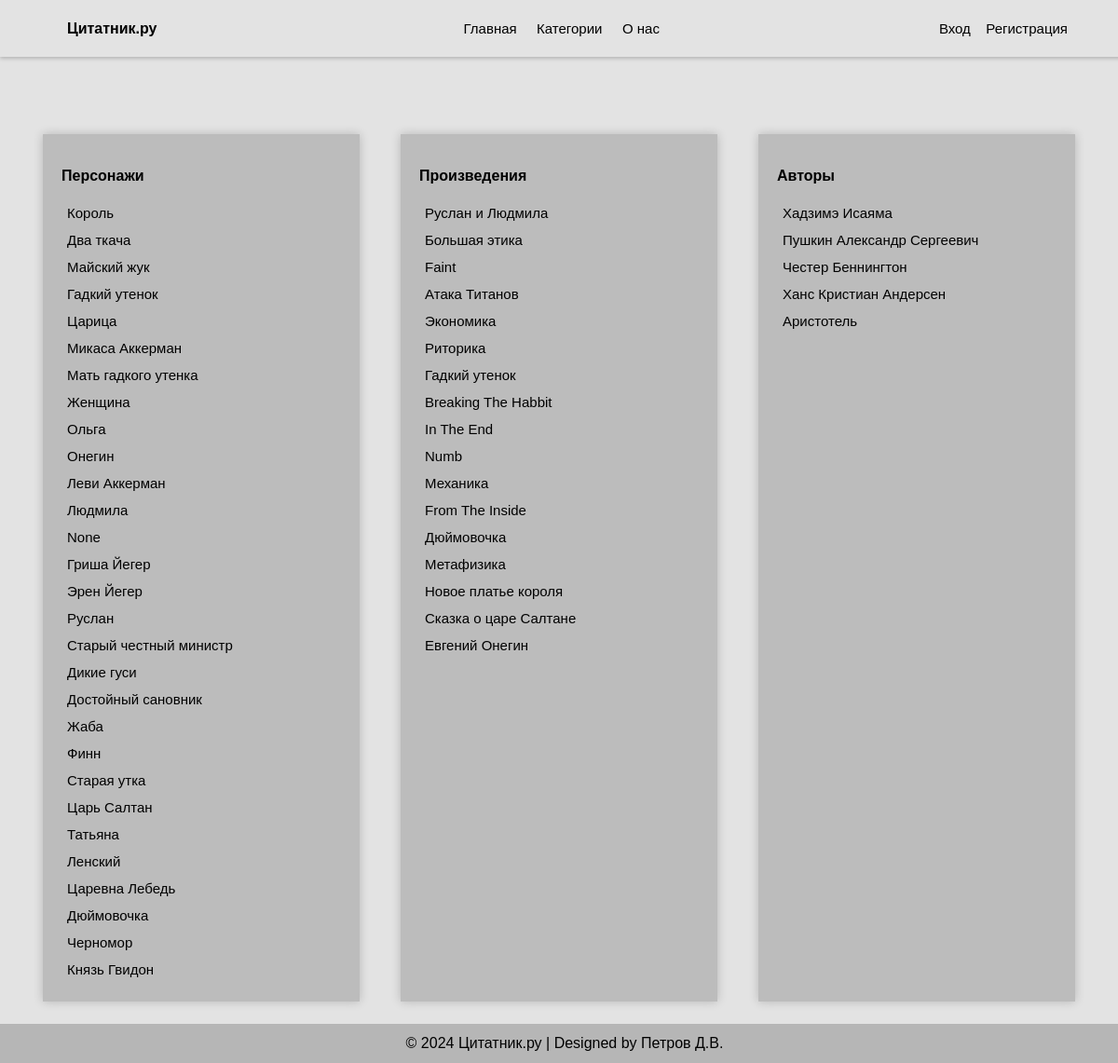
The page /categories on the database its author committed.
### app.py (models this page shows, shortened)
class Quotes(db.Model):
    id = db.Column(db.Integer, primary_key=True)
    text = db.Column(db.String(300), nullable=False)
    author = db.Column(db.String(60), nullable=False)
    composition = db.Column(db.String(100))
    character = db.Column(db.String(60))

### app.py (the view)
@app.route('/categories')
def categories():
    quotes = Quotes.query.all()
    authors = []
    compositions = []
    characters = []
    for quote in quotes:
        authors.append(quote.author)
        compositions.append(quote.composition)
        characters.append(quote.character)
    authors = list(set(authors))
    compositions = list(set(compositions))
    characters = list(set(characters))
    if current_user.is_authenticated:
        if current_user.admin:
            return render_template('categories_admin.html', authors=authors, compositions=compositions, characters=characters)
        else:
            return render_template('categories_login.html', authors=authors, compositions=compositions, characters=characters)
    else:
        return render_template('categories.html', authors=authors, compositions=compositions, characters=characters)

### templates/categories.html (shortened to what this page needs)
{% extends 'index.html' %}
{% block authorizaton %}
<a href="/login">Вход</a>
<a href="/reg">Регистрация</a>
{% endblock %}
{% block main %}
<div class="categories">
    <div class="category">
        <p><b>Персонажи</b></p>
        {% for character in characters %}
            <a href="/filter/character/{{ character }}">{{ character }}</a><br>
        {% endfor %}
    </div>
    <div class="category">
        <p><b>Произведения</b></p>
        {% for composition in compositions %}
        <a href="/filter/composition/{{ composition }}">{{ composition }}</a><br>
        {% endfor %}
    </div>
    <div class="category">
        <p><b>Авторы</b></p>
        {% for author in authors %}
        <a href="/filter/author/{{ author }}">{{ author }}</a><br>
        {% endfor %}
    </div>
</div>
{% endblock %}

### static/css/style.css (style rules this page uses)
html, body { height: 100%; margin: 0; font-family: 'Arial'; }
body { display: flex; flex-direction: column; justify-content: space-between; background-color: #e3e3e3; }
a { text-decoration: none; border: none; font-family: 'Arial'; font-size: 15px; display: inline-block; text-align: center; color: black; transition: background-color 0.3s ease; outline: none; padding: 0.5vw; }
p, a, strong, button, .button { font-family: 'Arial'; }
.categories { display: flex; justify-content: space-around; width: 100vw; }
.category { min-width: 25vw; margin-top: 15vh; background-color: #bcbcbc; box-shadow: 0px 0px 10px rgba(0, 0, 0, 0.2); padding: 20px; }

### rows shown on the page
Quotes: character "Король", composition "Новое платье короля"
Quotes: character "Два ткача"
Quotes: character "Майский жук"
Quotes: character "Гадкий утенок", composition "Гадкий утенок", author "Ханс Кристиан Андерсен"
Quotes: character "Царица"
Quotes: character "Микаса Аккерман"
Quotes: character "Мать гадкого утенка"
Quotes: character "Женщина"
Quotes: character "Ольга"
Quotes: character "Онегин", composition "Евгений Онегин", author "Пушкин Александр Сергеевич"
Quotes: character "Леви Аккерман", composition "Атака Титанов", author "Хадзимэ Исаяма"
Quotes: character "Людмила"
Quotes: character "Гриша Йегер"
Quotes: character "Эрен Йегер"
Quotes: character "Руслан", composition "Руслан и Людмила"
Quotes: character "Старый честный министр"
Quotes: character "Дикие гуси"
Quotes: character "Достойный сановник"
Quotes: character "Жаба"
Quotes: character "Финн"
Quotes: character "Старая утка"
Quotes: character "Царь Салтан", composition "Сказка о царе Салтане"
Quotes: character "Татьяна"
Quotes: character "Ленский"
Quotes: character "Царевна Лебедь"
Quotes: character "Дюймовочка", composition "Дюймовочка"
Quotes: character "Черномор"
Quotes: character "Князь Гвидон"
Quotes: composition "Большая этика"
Quotes: composition "Faint"
Quotes: composition "Экономика"
Quotes: composition "Риторика"
Quotes: composition "Breaking The Habbit", author "Честер Беннингтон"
Quotes: composition "In The End"
Quotes: composition "Numb"
Quotes: composition "Механика"
Quotes: composition "From The Inside"
Quotes: composition "Метафизика", author "Аристотель"

### other values the page prints
{{ character }} "None"
